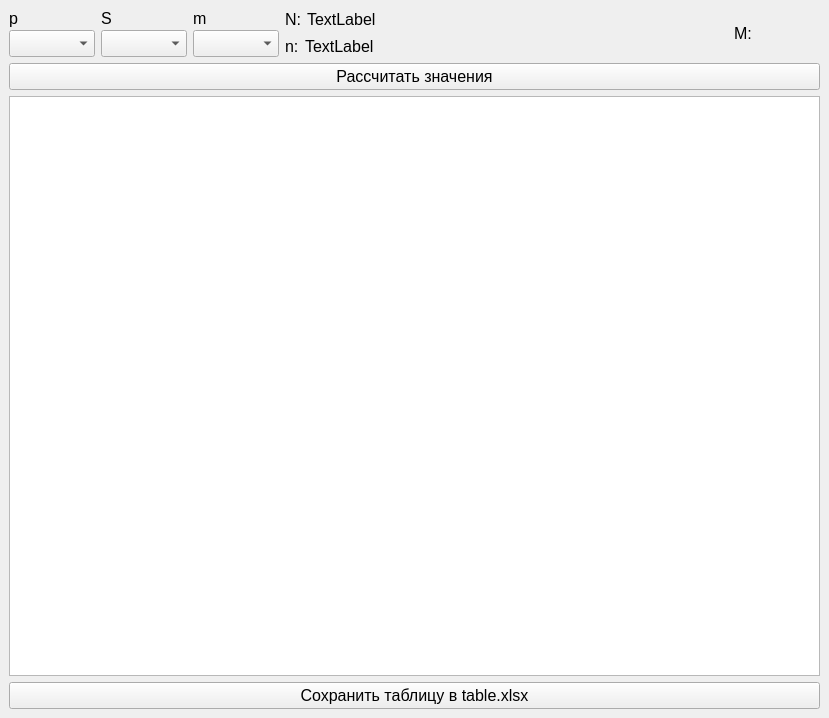
<?xml version="1.0" encoding="UTF-8"?>
<ui version="4.0">
 <class>MainWindow</class>
 <widget class="QMainWindow" name="MainWindow">
  <property name="geometry">
   <rect>
    <x>0</x>
    <y>0</y>
    <width>829</width>
    <height>718</height>
   </rect>
  </property>
  <property name="font">
   <font>
    <pointsize>12</pointsize>
   </font>
  </property>
  <property name="windowTitle">
   <string>MainWindow</string>
  </property>
  <property name="styleSheet">
   <string notr="true"/>
  </property>
  <widget class="QWidget" name="centralwidget">
   <property name="styleSheet">
    <string notr="true"/>
   </property>
   <layout class="QGridLayout" name="gridLayout">
    <item row="0" column="0">
     <layout class="QVBoxLayout" name="verticalLayout">
      <item>
       <layout class="QHBoxLayout" name="horizontalLayout" stretch="0,0,0,0,0">
        <property name="sizeConstraint">
         <enum>QLayout::SetDefaultConstraint</enum>
        </property>
        <item>
         <layout class="QVBoxLayout" name="verticalLayout_3">
          <property name="spacing">
           <number>2</number>
          </property>
          <item>
           <widget class="QLabel" name="lbl_p">
            <property name="text">
             <string>p</string>
            </property>
            <property name="alignment">
             <set>Qt::AlignBottom|Qt::AlignLeading|Qt::AlignLeft</set>
            </property>
           </widget>
          </item>
          <item>
           <widget class="QComboBox" name="cb_p">
            <property name="minimumSize">
             <size>
              <width>69</width>
              <height>0</height>
             </size>
            </property>
           </widget>
          </item>
         </layout>
        </item>
        <item>
         <layout class="QVBoxLayout" name="verticalLayout_5">
          <property name="spacing">
           <number>2</number>
          </property>
          <item>
           <widget class="QLabel" name="lbl_S">
            <property name="text">
             <string>S</string>
            </property>
            <property name="alignment">
             <set>Qt::AlignBottom|Qt::AlignLeading|Qt::AlignLeft</set>
            </property>
           </widget>
          </item>
          <item>
           <widget class="QComboBox" name="cb_S">
            <property name="minimumSize">
             <size>
              <width>69</width>
              <height>0</height>
             </size>
            </property>
           </widget>
          </item>
         </layout>
        </item>
        <item>
         <layout class="QVBoxLayout" name="verticalLayout_4">
          <property name="spacing">
           <number>2</number>
          </property>
          <item>
           <widget class="QLabel" name="lbl_m">
            <property name="text">
             <string>m</string>
            </property>
            <property name="alignment">
             <set>Qt::AlignBottom|Qt::AlignLeading|Qt::AlignLeft</set>
            </property>
           </widget>
          </item>
          <item>
           <widget class="QComboBox" name="cb_m">
            <property name="minimumSize">
             <size>
              <width>69</width>
              <height>0</height>
             </size>
            </property>
           </widget>
          </item>
         </layout>
        </item>
        <item>
         <layout class="QVBoxLayout" name="verticalLayout_2" stretch="0,0">
          <item>
           <layout class="QHBoxLayout" name="horizontalLayout_3" stretch="1,30">
            <item>
             <widget class="QLabel" name="lbl_N">
              <property name="text">
               <string>N:</string>
              </property>
             </widget>
            </item>
            <item>
             <widget class="QLabel" name="N_placeholder">
              <property name="text">
               <string>TextLabel</string>
              </property>
             </widget>
            </item>
           </layout>
          </item>
          <item>
           <layout class="QHBoxLayout" name="horizontalLayout_2" stretch="1,30">
            <item>
             <widget class="QLabel" name="lbl_n">
              <property name="text">
               <string>n:</string>
              </property>
             </widget>
            </item>
            <item>
             <widget class="QLabel" name="n_placeholder">
              <property name="text">
               <string>TextLabel</string>
              </property>
             </widget>
            </item>
           </layout>
          </item>
         </layout>
        </item>
        <item>
         <layout class="QHBoxLayout" name="horizontalLayout_5" stretch="1,0">
          <item>
           <widget class="QLabel" name="lbl_M">
            <property name="maximumSize">
             <size>
              <width>40</width>
              <height>16777215</height>
             </size>
            </property>
            <property name="text">
             <string>M:</string>
            </property>
           </widget>
          </item>
          <item>
           <widget class="QLabel" name="M_placeholder">
            <property name="minimumSize">
             <size>
              <width>20</width>
              <height>0</height>
             </size>
            </property>
            <property name="maximumSize">
             <size>
              <width>40</width>
              <height>16777215</height>
             </size>
            </property>
            <property name="text">
             <string/>
            </property>
           </widget>
          </item>
         </layout>
        </item>
       </layout>
      </item>
      <item>
       <widget class="QPushButton" name="pushButton">
        <property name="text">
         <string>Рассчитать значения</string>
        </property>
       </widget>
      </item>
      <item>
       <widget class="QTableWidget" name="table"/>
      </item>
     </layout>
    </item>
    <item row="1" column="0">
     <widget class="QPushButton" name="saveButton">
      <property name="text">
       <string>Сохранить таблицу в table.xlsx</string>
      </property>
     </widget>
    </item>
   </layout>
  </widget>
 </widget>
 <resources/>
 <connections/>
</ui>
